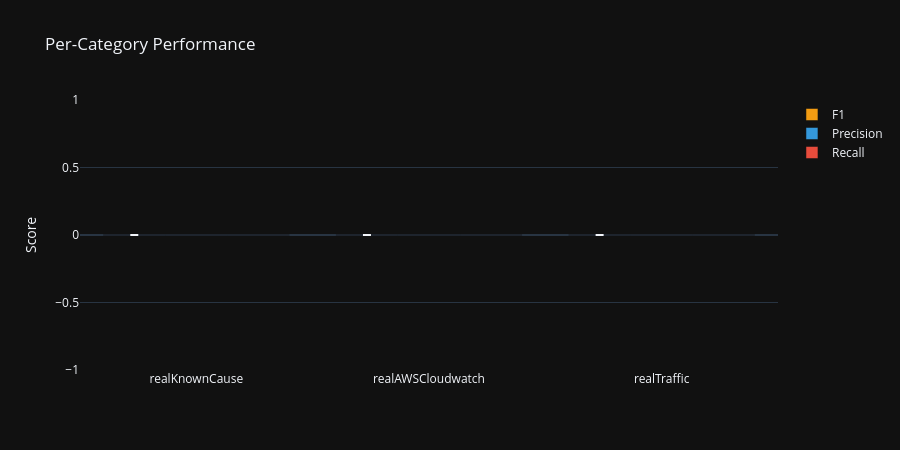

Notebook code for this chart:
### Markdown cell above
---
## 8. Per-Category Analysis

Break down performance by NAB category and analyze which CVX signal
contributes most to detection in each domain.

### Code cell
# Per-category F1
category_metrics = {}
for cat in CATEGORIES:
    cat_results = {k: v for k, v in eval_results.items() if k.startswith(cat)}
    if not cat_results:
        continue
    cat_f1 = [r['f1'] for r in cat_results.values()]
    cat_prec = [r['precision'] for r in cat_results.values()]
    cat_rec = [r['recall'] for r in cat_results.values()]
    category_metrics[cat] = {
        'f1_mean': np.mean(cat_f1),
        'f1_std': np.std(cat_f1),
        'prec_mean': np.mean(cat_prec),
        'rec_mean': np.mean(cat_rec),
        'n_series': len(cat_results),
    }

# Bar chart
cats = list(category_metrics.keys())
f1_means = [category_metrics[c]['f1_mean'] for c in cats]
f1_stds = [category_metrics[c]['f1_std'] for c in cats]
prec_means = [category_metrics[c]['prec_mean'] for c in cats]
rec_means = [category_metrics[c]['rec_mean'] for c in cats]

fig = go.Figure()
fig.add_trace(go.Bar(
    x=cats, y=f1_means, name='F1',
    error_y=dict(type='data', array=f1_stds, visible=True),
    marker_color=C_DETECTED,
))
fig.add_trace(go.Bar(x=cats, y=prec_means, name='Precision', marker_color=C_NORMAL))
fig.add_trace(go.Bar(x=cats, y=rec_means, name='Recall', marker_color=C_ANOMALY))

fig.update_layout(
    title='Per-Category Performance',
    yaxis_title='Score', barmode='group',
    width=900, height=450, template='plotly_dark',
)
fig.show()

# Print table
print(f'{"Category":30s} {"N":>3s} {"F1":>10s} {"Prec":>10s} {"Rec":>10s}')
print('-' * 65)
for cat in cats:
    m = category_metrics[cat]
    print(f'{cat:30s} {m["n_series"]:3d} '
          f'{m["f1_mean"]:.3f}+/-{m["f1_std"]:.3f} '
          f'{m["prec_mean"]:10.3f} {m["rec_mean"]:10.3f}')

### Figure 1 — Plotly figure (JSON) as saved in the notebook; plotly's stock layout.template omitted (floating-point values rounded to 4 significant figures)
{"data": [{"error_y": {"array": [0.0, 0.0, 0.0], "type": "data", "visible": true}, "marker": {"color": "#f39c12"}, "name": "F1", "type": "bar", "x": ["realKnownCause", "realAWSCloudwatch", "realTraffic"], "y": [0.0, 0.0, 0.0]}, {"marker": {"color": "#3498db"}, "name": "Precision", "type": "bar", "x": ["realKnownCause", "realAWSCloudwatch", "realTraffic"], "y": [0.0, 0.0, 0.0]}, {"marker": {"color": "#e74c3c"}, "name": "Recall", "type": "bar", "x": ["realKnownCause", "realAWSCloudwatch", "realTraffic"], "y": [0.0, 0.0, 0.0]}], "layout": {"barmode": "group", "height": 450, "title": {"text": "Per-Category Performance"}, "width": 900, "yaxis": {"title": {"text": "Score"}}}}
